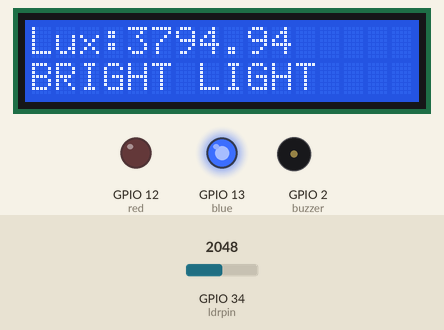
Recording of a sketch running on a simulated ESP32. Shown: 16×2 character LCD, output pins drawn as LEDs (lit = HIGH), buzzer (waves = sounding, pin HIGH). Inputs (shaded band) come from the test bench; at power-on: GPIO 34 (ldrpin) = 2048 (analog values on the 0–4095 scale). Nothing arrives over Bluetooth unless stated; what the sketch prints to the serial monitor is not drawn.

Above: at 2.6 s.
2.7 s: GPIO 34 (ldrpin) set to 916
At 5.0 s:
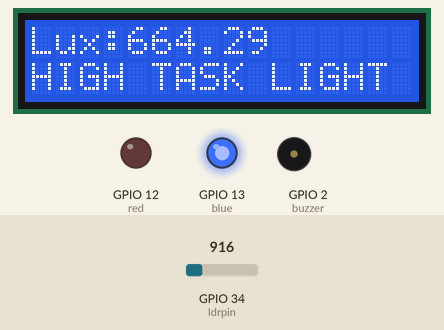
5.7 s: GPIO 34 (ldrpin) set to 833
At 7.4 s:
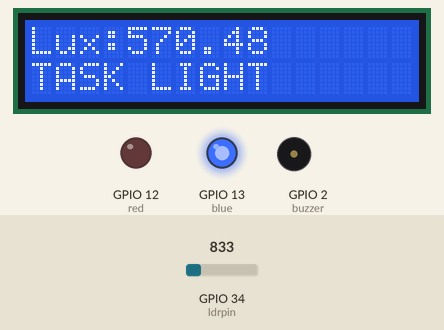
8.7 s: GPIO 34 (ldrpin) set to 1706
At 9.02 s:
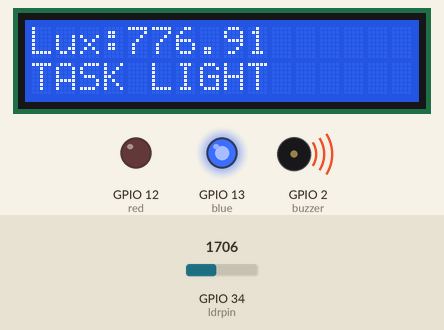
10.6 s: GPIO 34 (ldrpin) set to 1805
At 11.3 s:
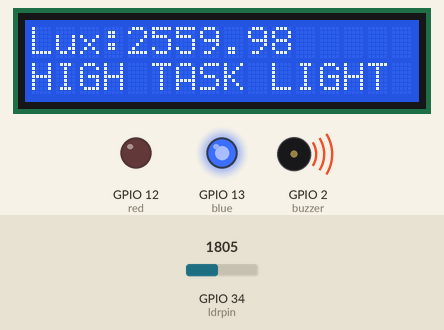
12.9 s: GPIO 34 (ldrpin) set to 491
At 15.7 s:
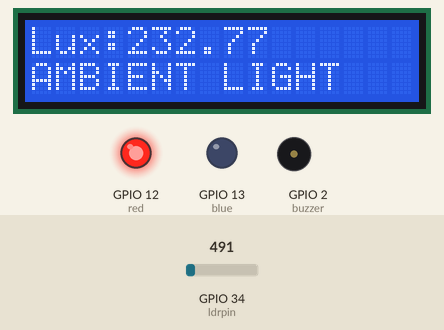
15.9 s: GPIO 34 (ldrpin) set to 564
At 18.2 s:
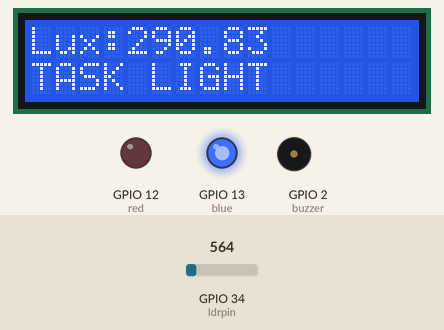
Timing chart, 0 to 19.7 s (numbered marks = the images above; inputs shaded):
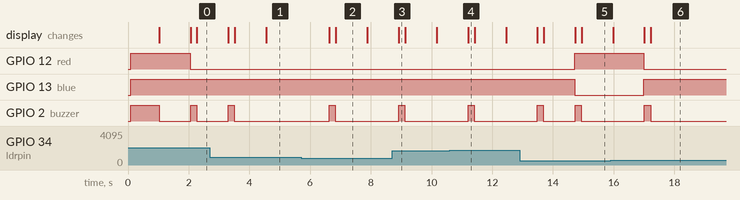

The sketch:

luxmeter.ino
```cpp
#include<LiquidCrystal_I2C.h>
#include<Wire.h>
#include<BluetoothSerial.h>

BluetoothSerial SerialBT;
LiquidCrystal_I2C lcd(0x27,16,2);

const int ldrpin=34;
const float resistors=3520;// i used 16 220 ohm resistors since i dont have 10k resistor
const float scaling_factor=350000000.0;//change this according to LDR
const float response_curve=1.4;//change this according to LDR
const int blue=13;
const int red=12;
const int buzzer=2;
const int redchannel=0;
const int bluechannel=1;
const int freq=5000;
const int res=8;
bool toggle=true;
bool lastToggle=true;
int samples=100;
unsigned long gap;
unsigned long start;
unsigned long prev=0;
unsigned long now;
bool ledstate=LOW;
bool sensorOn=true;
char message[20];
char lastMessage[20];

void blinkLED(float lux=-1.0){
if(lux==-1.0){
  now=millis();
  if(now-prev>=200){
    prev=now;
    ledstate=!ledstate;
    digitalWrite(red,ledstate);
    digitalWrite(blue,!ledstate);
  }
}
else{
  if(lux<250){
    digitalWrite(blue,LOW);
    digitalWrite(red,HIGH);
  }
  else{
    digitalWrite(red,LOW);
    digitalWrite(blue,HIGH);
  }
 }
}
void status(int value){
  lcd.setCursor(0,1);
   if(value<35){
    strncpy(message,"VERY LOW LIGHT  ",sizeof(message));
  }
  else if(value<80){
    strncpy(message,"LOW LIGHT       ",sizeof(message));
  }
  else if(value<250){
    strncpy(message,"AMBIENT LIGHT   ",sizeof(message));
  }
  else if(value<600){
    strncpy(message,"TASK LIGHT      ",sizeof(message));
  }
  else if(value<2500){
    strncpy(message,"HIGH TASK LIGHT ",sizeof(message));
  }
  else if(value<10000){
    strncpy(message,"BRIGHT LIGHT    ",sizeof(message));
  }
  else{
    strncpy(message,"DAY LIGHT       ",sizeof(message));
  }
  message[sizeof(message)-1]='\0';
  if(strcmp(message,lastMessage)!=0){
    SerialBT.print("LAST:");
    SerialBT.println(lastMessage);
    strcpy(lastMessage,message);
    digitalWrite(buzzer,HIGH);
    delay(200);
    digitalWrite(buzzer,LOW);
  }
  lcd.print(message);
  SerialBT.print("STATUS:");
  SerialBT.println(message);
}
float filterReading(){
  long total=0;
  for(int i=0;i<samples;i++){
    total+=analogRead(ldrpin);
    delay(10);
  }
  int average=total/samples;
  float voltage=average*3.3/4095.0;
  if(voltage<0.1)voltage=0.1;
  float ldr_resistance=resistors*(3.3/voltage-1);
  return scaling_factor/pow(ldr_resistance,(double)response_curve);
}
void setup() {
  // put your setup code here, to run once:
  SerialBT.begin("LUX METER");
  Serial.begin(115200);
  Wire.begin(21,22);
  lcd.init();
  lcd.backlight();
  strcpy(lastMessage," ");
  pinMode(red,OUTPUT);
  pinMode(blue,OUTPUT);
  pinMode(buzzer,OUTPUT);
  analogReadResolution(12);
  analogSetPinAttenuation(ldrpin,ADC_11db);
  lcd.clear();
  while(true){
    if(SerialBT.hasClient()){
      start=millis();
      lcd.setCursor(0,0);
      lcd.print("CONNECTED    ");
      lcd.setCursor(0,1);
      lcd.print("SENSOR ON  ");
      digitalWrite(red,HIGH);
      digitalWrite(blue,HIGH);
      digitalWrite(buzzer,HIGH);
      if(start-gap>=1000){
        lcd.clear();
        digitalWrite(buzzer,LOW);
        break;
      }
    }
    else{
      gap=millis();
      blinkLED();
      lcd.setCursor(0,0);
      lcd.print("NOT CONNECTED");
      lcd.setCursor(0,1);
      lcd.print("SENSOR OFF");
    }
  }
}
void loop() {
  // put your main code here, to run repeatedly:
  if(toggle!=lastToggle&&sensorOn){
    if(SerialBT.hasClient()){
      lcd.setCursor(0,0);
      lcd.print("CONNECTED    ");
      lcd.setCursor(0,1);
      lcd.print("SENSOR ON    ");
    }
    sensorOn=false;
    digitalWrite(buzzer,HIGH);
    delay(500);
    digitalWrite(buzzer,LOW);
    lastToggle=true;
  }
  if(SerialBT.hasClient()){
   sensorOn=true;
   if(lastToggle){
   float lux=filterReading();
   blinkLED(lux);
   Serial.println(lux,2);
   lcd.setCursor(0,0);
   lcd.print("Lux:");
   lcd.print(lux,2);
   lcd.print("      ");
   SerialBT.print("Lux:");
   SerialBT.println(lux);
   status(lux);
   }
  }
  else{
    blinkLED();
    lastToggle=false;
    lcd.setCursor(0,0);
    lcd.print("DISCONNECTED    ");
    lcd.setCursor(0,1);
    lcd.print("SENSOR OFF      ");
  }
}
```

Measured:
- the behaviour switches between 866 and 865 on GPIO 34 (ldrpin) (found by bisection; images 1 and 2)
- the behaviour switches between 1745 and 1746 on GPIO 34 (ldrpin) (found by bisection; images 3 and 4)
- the behaviour switches between 513 and 514 on GPIO 34 (ldrpin) (found by bisection; images 5 and 6)
- after the input at 2.7 s, GPIO 2 (buzzer): LOW → HIGH after 0.60 s, → LOW 0.20 s later; the display: first changes after 0.60 s (image 1 shows a later state)
- after the input at 5.7 s, GPIO 2 (buzzer): LOW → HIGH after 0.93 s, → LOW 0.20 s later; the display: first changes after 0.93 s (image 2 shows a later state)
- after the input at 8.7 s, GPIO 2 (buzzer): LOW → HIGH after 0.22 s, → LOW 0.20 s later; the display: changes after 0.22 s (image 3)
- after the input at 10.6 s, GPIO 2 (buzzer): LOW → HIGH after 0.60 s, → LOW 0.20 s later; the display: changes after 0.60 s (image 4)
- after the input at 12.9 s, GPIO 12 (red): LOW → HIGH after 1.8 s; GPIO 13 (blue): HIGH → LOW after 1.8 s; GPIO 2 (buzzer): alternates HIGH for 0.20 s and LOW for 1.0 s, starting after 0.59 s; the display: first changes after 0.59 s (image 5 shows a later state)
- after the input at 15.9 s, GPIO 12 (red): HIGH → LOW after 1.1 s; GPIO 13 (blue): LOW → HIGH after 1.1 s; GPIO 2 (buzzer): LOW → HIGH after 1.1 s, → LOW 0.20 s later; the display: first changes after 0.09 s (image 6 shows a later state)
